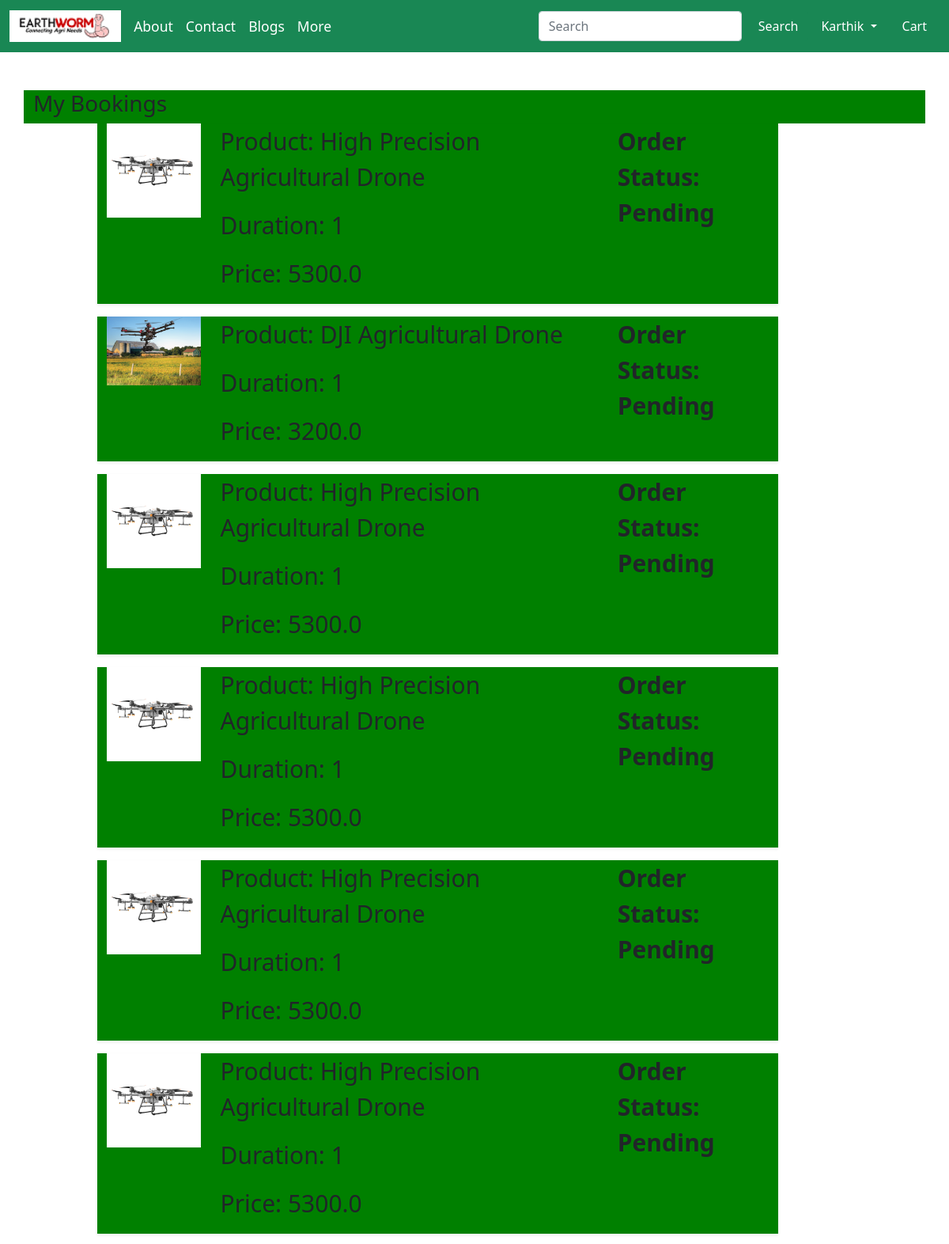
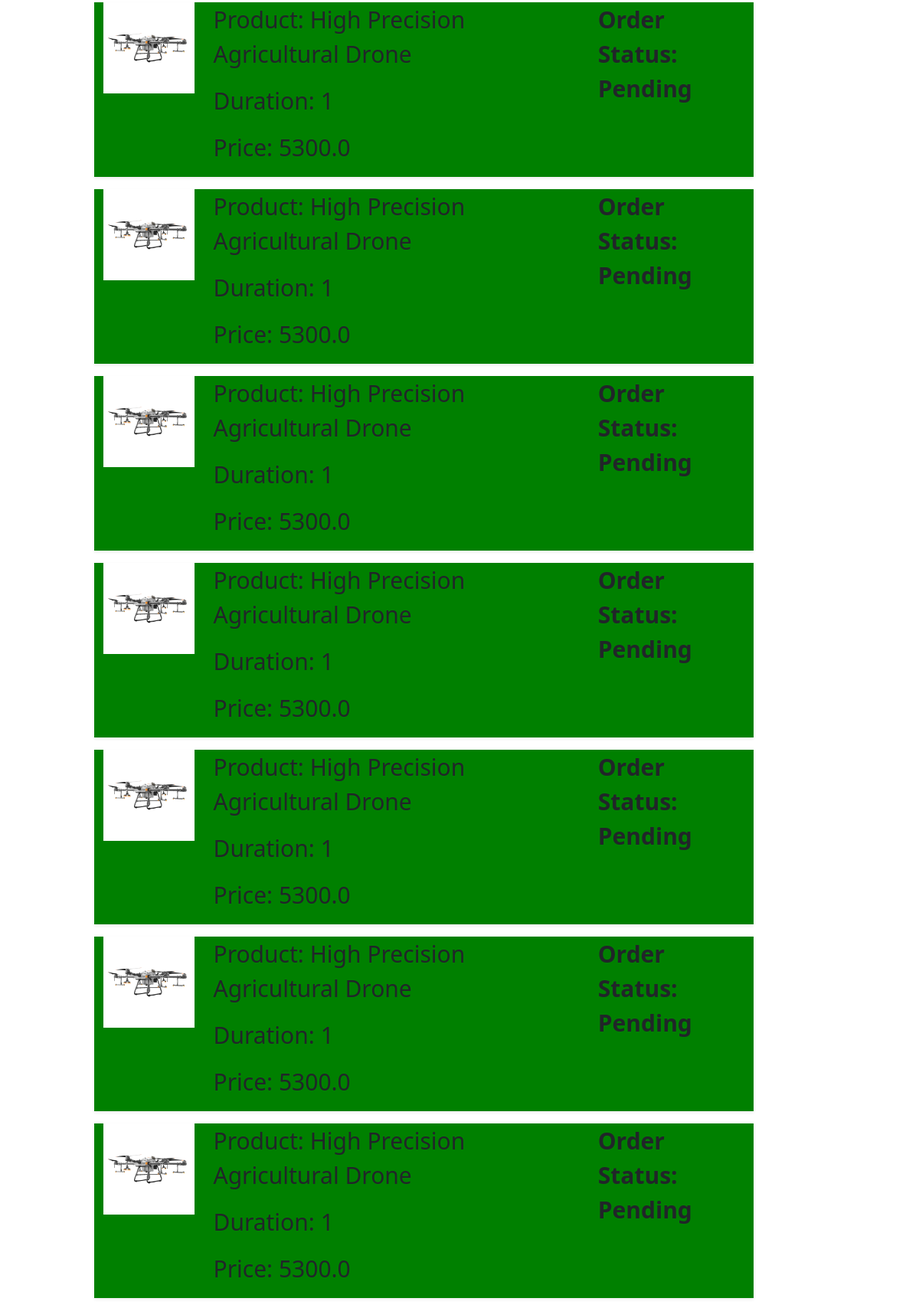
/booked/ (signed in, upper part), run on the app's committed database (2 pictures, top to bottom).
### Jai_Kisan/models.py (models this page shows, shortened)
class Booked(models.Model):
     user = models.ForeignKey(User, on_delete=models.CASCADE)
     product = models.ForeignKey(Product, on_delete=models.CASCADE)
     duration = models.PositiveIntegerField(default=1)
     ordered_date = models.DateTimeField(auto_now_add=True)
     status = models.CharField(max_length=50, choices=STATUS_CHOICES, default='Pending')
     @property
     def total_cost(self):
         return self.duration * self.product.discounted_price

class Product(models.Model):
 title = models.CharField(max_length=100)
 selling_price = models.FloatField()
 discounted_price = models.FloatField()
 description = models.TextField()
 brand = models.CharField(max_length=100)
 category = models.CharField( choices=CATEGORY_CHOICES, max_length=20)
 product_image = models.ImageField(upload_to='productimg',default="")
 vendor_name = models.CharField(max_length=100,default="")
 vendor_location = models.CharField(max_length=100,default="")
 capacity = models.FloatField(max_length=4,default=0.0)
 features = models.CharField(max_length=300)
 flight_time = models.IntegerField(default="1")
 drone_range = models.FloatField(max_length=4,default=0.0)

### Jai_Kisan/views.py (the view)
# urls.py: path('booked/', views.Booked_placed, name='booked'),
@login_required
def Booked_placed(request):
	op = Booked.objects.filter(user=request.user)
	return render(request, 'Jai_Kisan/booked.html', {'Booked':op})

### Jai_Kisan/templates/Jai_Kisan/booked.html (shortened to what this page needs)
{% extends 'Jai_Kisan/base1.html' %}
{% load static %}
{% block main-content %}
<div class="container my-5">
<div class="row">
<h3>My Bookings</h3>
  </div>
  <div class="col-sm-9 offset-sm-1">
  {% for op in Booked %}
   <div class="row shadow-sm mb-3">
    <div class="col-sm-2">
     <img src="{{op.product.product_image.url}}" alt="" srcset="" class="img-fluid" height="150" width="150">
    </div>
    <div class="col-sm-7">
     <p>Product: {{op.product.title}}</p>
     <p>Duration: {{op.duration}}</p>
     <p>Price: {{op.total_cost}}</p>
    </div>
    <div class="col-sm-3 fw-bold">
     <p>Order Status: {{op.status}}</p>
    </div>
   </div>
   {% endfor %}
  </div>
</div>
{% endblock main-content %}

### Jai_Kisan/templates/Jai_Kisan/base1.html (shortened to what this page needs)
<!doctype html>
{% load static %}
<html lang="en">
  <head>
    <link href=https://cdn.jsdelivr.net/npm/bootstrap@5.0.0-beta1/dist/css/bootstrap.min.css rel="stylesheet"
>
    <link rel="stylesheet" href="{% static 'Jai_Kisan/css/all.min.css' %}">
    <link rel="stylesheet" href="{% static 'Jai_Kisan/css/style.css' %}">
    <link rel="stylesheet" href="{% static 'Jai_Kissan/css/homestyle.css' %}">
  </head>
  <body>
    <nav class="navbar sticky-top navbar-expand-lg navbar-dark bg-success">
    <div class="container-fluid">
        <a class="navbar-brand" href="/"><img src="{% static 'Jai_Kisan/images/smalllogomaker-053022-1137-6176.png'%}" style="height: 40px"></a>
        <a class="navbar-brand" href="/"><small>About</small></a>
        <a class="navbar-brand" href="/"><small>Contact</small></a>
        <a class="navbar-brand" href="/"><small>Blogs</small></a>
        <a class="navbar-brand" href="/"><small>More</small></a>
    <div class="collapse navbar-collapse" id="navbarSupportedContent">
      <form class="d-flex">
        <input class="form-control me-2" type="search" placeholder="Search" aria-label="Search">
        <button class="btn btn-success" type="submit">Search</button>
      </form>
      <div>
        <ul class="navbar-nav me-auto mb-2 mb-lg-0">
          {% if request.user.is_authenticated %}
           <li class="nav-item dropdown mx-2">
              <a class="nav-link dropdown-toggle text-white" href="#" id="profileDropdown" role="button"
                 data-bs-toggle="dropdown" aria-expanded="false">
                {{request.user.username|capfirst}}
              </a>
            </li>
          <li class="nav-item mx-2">
              <a href="{% url 'showcart' %}" class="nav-link text-white"> Cart </a>
            </li>
            {% endif %}
          </ul>
       </div>
        </div>
  </div>
</nav>
    {% block main-content %} {% endblock main-content %}
  </body>
</html>

### Jai_Kisan/static/Jai_Kisan/css/homestyle.css (style rules this page uses)
.row { font-size: 30px; background-color: green; }

### data on the page
Booked: product.product_image (picture), product "High Precision Agricultural Drone", duration "1", total_cost "5300.0", status "Pending"
Booked: product.product_image (picture), product "DJI Agricultural Drone", duration "1", total_cost "3200.0", status "Pending"
Booked: product.product_image (picture), product "High Precision Agricultural Drone", duration "1", total_cost "5300.0", status "Pending"
Booked: product.product_image (picture), product "High Precision Agricultural Drone", duration "1", total_cost "5300.0", status "Pending"
Booked: product.product_image (picture), product "High Precision Agricultural Drone", duration "1", total_cost "5300.0", status "Pending"
Booked: product.product_image (picture), product "High Precision Agricultural Drone", duration "1", total_cost "5300.0", status "Pending"
Booked: product.product_image (picture), product "High Precision Agricultural Drone", duration "1", total_cost "5300.0", status "Pending"
Booked: product.product_image (picture), product "High Precision Agricultural Drone", duration "1", total_cost "5300.0", status "Pending"
Booked: product.product_image (picture), product "High Precision Agricultural Drone", duration "1", total_cost "5300.0", status "Pending"
Booked: product.product_image (picture), product "High Precision Agricultural Drone", duration "1", total_cost "5300.0", status "Pending"
Booked: product.product_image (picture), product "High Precision Agricultural Drone", duration "1", total_cost "5300.0", status "Pending"
Booked: product.product_image (picture), product "High Precision Agricultural Drone", duration "1", total_cost "5300.0", status "Pending"
Booked: product.product_image (picture), product "High Precision Agricultural Drone", duration "1", total_cost "5300.0", status "Pending"

### other printed values
{{ request.user.username|capfirst }} "Karthik"
